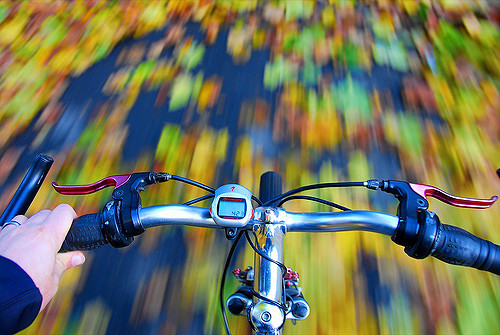
#> input picture 1D_analysis/motion_bike.jpg, 500 x 335 px
$ python 1DFreqDist.py   (older library calls are emulated)
#> lines starting #> are read from the running program, lines starting #| are printed output that depends on the picture
## 1DFreqDist.py
#
# This code borrows from SIFFT2.py to take in an image, break it into parts,
# and take the 2D fft of each part. In addition, I define a function getRadial,
# which takes the 2D fft and sums about equal radii to get a 1D representation
# of the frequency distribution. This will be used later to estimate blur in
# that region of the image.
#
# It is an early part of an ongoing project to use differences of degree of motion
# blur in an image as a way to detect distance to objects in a robot's vision
#
# Author:       JEL
# Started:      11-20-17
# Last Edit:    11-20-17
#
##

import numpy as np
import cv2
from matplotlib import pyplot as plt

#############################################################################
# getRadial
#
# Takes a square array as an input and outputs a 1D array that gives the sum
# over the values that are equidistant from the center of the image.
#
#############################################################################

def getRadial(A):

    # Initialize the counters
    i=0
    j=0
    k=0

    # This gives half the side length of the square matrix
    d= A.shape[0]/2

    # The maximum radius
    rmax = np.int(np.sqrt(d**2+d**2))

    # Create the array that will hold the values and a temporary list
    rArray = np.zeros((rmax+1), dtype = float)
    rTemp = []

    # Loop through the array. When the radius of a location matches k, add it
    # to the temporary list. Find the mean of the values in the list, Then
    # assign it to rArray

    while (k<rmax+1):
        while i<A.shape[0]:
            while j<A.shape[1]:
                x = j-d
                y = i-d
                r = np.int(np.sqrt(x**2+y**2))
                if (r==k):
                    rTemp.append(A[i,j])

                j+=1
            i+=1
            j=0


        rArray[k]= np.mean(rTemp)
        k+=1
        i=0
        j=0
        rTemp = []

    # Normalize the output array
    rArray = np.divide(rArray,np.max(rArray))

    return rArray

##############################################################################
# Main Body


# Set the dimensions of the sub-regions
rowDim = 10
colDim = 10

# Load the image in grayscale

img = cv2.imread('motion_bike.jpg',0)
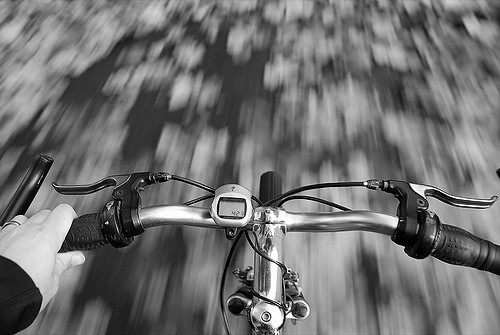
#> img: shape (335, 500); min 0, max 255, mean 111.8

# Convert to float

img = np.float32(img)


# Get the dimensions of the image

(rows, cols) = img.shape
#> rows = 335; cols = 500

# Pad the image with zeros for easier processing

if rows%rowDim != 0:
    m = rows%rowDim
#> m = 5
    img = np.concatenate((img, np.zeros((rowDim-m,cols), dtype = int)), axis = 0)
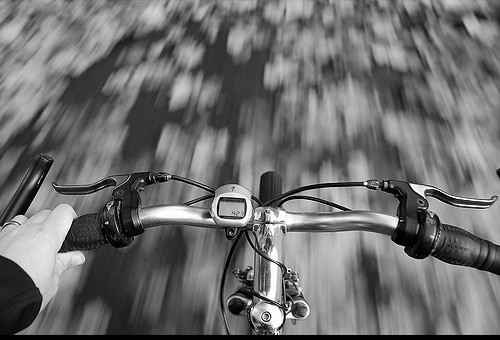
#> img: shape (340, 500) float64; min 0, max 255, mean 110.2
    (rows, cols) = img.shape
#> rows = 340

if cols%colDim != 0:
    m = cols%colDim
    img = np.concatenate((img, np.zeros((rows,colDim-m), dtype = int)), axis = 1)
    (rows, cols) = img.shape


# Loop through the image
i = 0
j = 0
fftimg = np.zeros((rows,cols), dtype = float)
radList = []

while i < rows and j < cols:

    while i < rows:

        # Create the subimage
        simg = img[i:i+rowDim,j:j+colDim]

        # Remove the mean
        simg = simg - np.mean(simg)

        # Perform FFT, shift the plot
        dft = cv2.dft(np.float32(simg), flags = cv2.DFT_COMPLEX_OUTPUT)
        dft_shift = np.fft.fftshift(dft)

        # Get the magnitude, take the log of the values
        mag = cv2.magnitude(dft_shift[:,:,0],dft_shift[:,:,1])

        # Eliminate any zero values
        mag = mag+10**-10

        # Get the logarithm of the magnitude image
        log = np.log(mag)

        # get the radial distribution array and add it to the list of other
        # arrays
        rad = getRadial(log)
        radList.append(rad)

        # Insert result into fftimg
        fftimg[i:i+rowDim,j:j+colDim] = log

        i = i+rowDim

    j = j+colDim
    i = 0
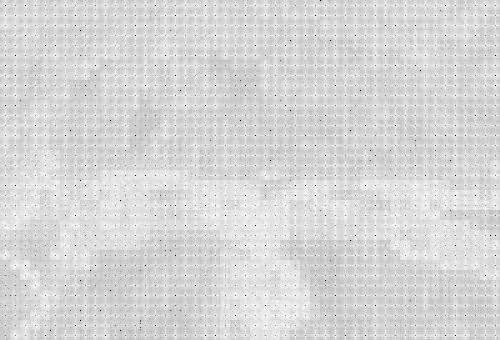
#> fftimg: shape (340, 500) float64; min -23.03, max 8.62, mean 3.69; drawn with min black and max white


# Plot the
plt.figure()
plt.subplot(121)
plt.title('Original')
plt.imshow(img, cmap = 'gray')
plt.xticks([])
plt.yticks([])

plt.subplot(122)
plt.title('fft')
plt.imshow(fftimg, cmap = 'gray')
plt.xticks([])
plt.yticks([])

radList[57][0]=0
radList[58][0]=0
radList[59][0]=0
radList[60][0]=0

plt.figure()
plt.subplot(311)
plt.title('Blurry')
plt.plot([0,1,2,3,4,5,6,7],radList[58])

plt.subplot(312)
plt.title('Edge')
plt.plot([0,1,2,3,4,5,6,7],radList[59])

plt.subplot(313)
plt.title('Blurry')
plt.plot([0,1,2,3,4,5,6,7],radList[60])

plt.show()
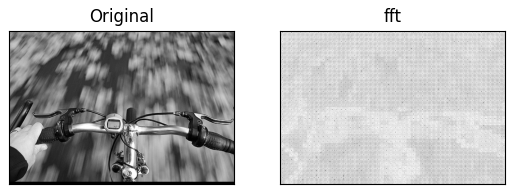
#> figure drawn by matplotlib, 2 panels
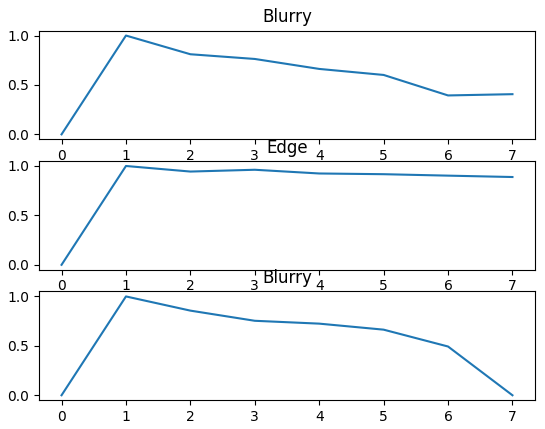
#> figure drawn by matplotlib, 3 panels
